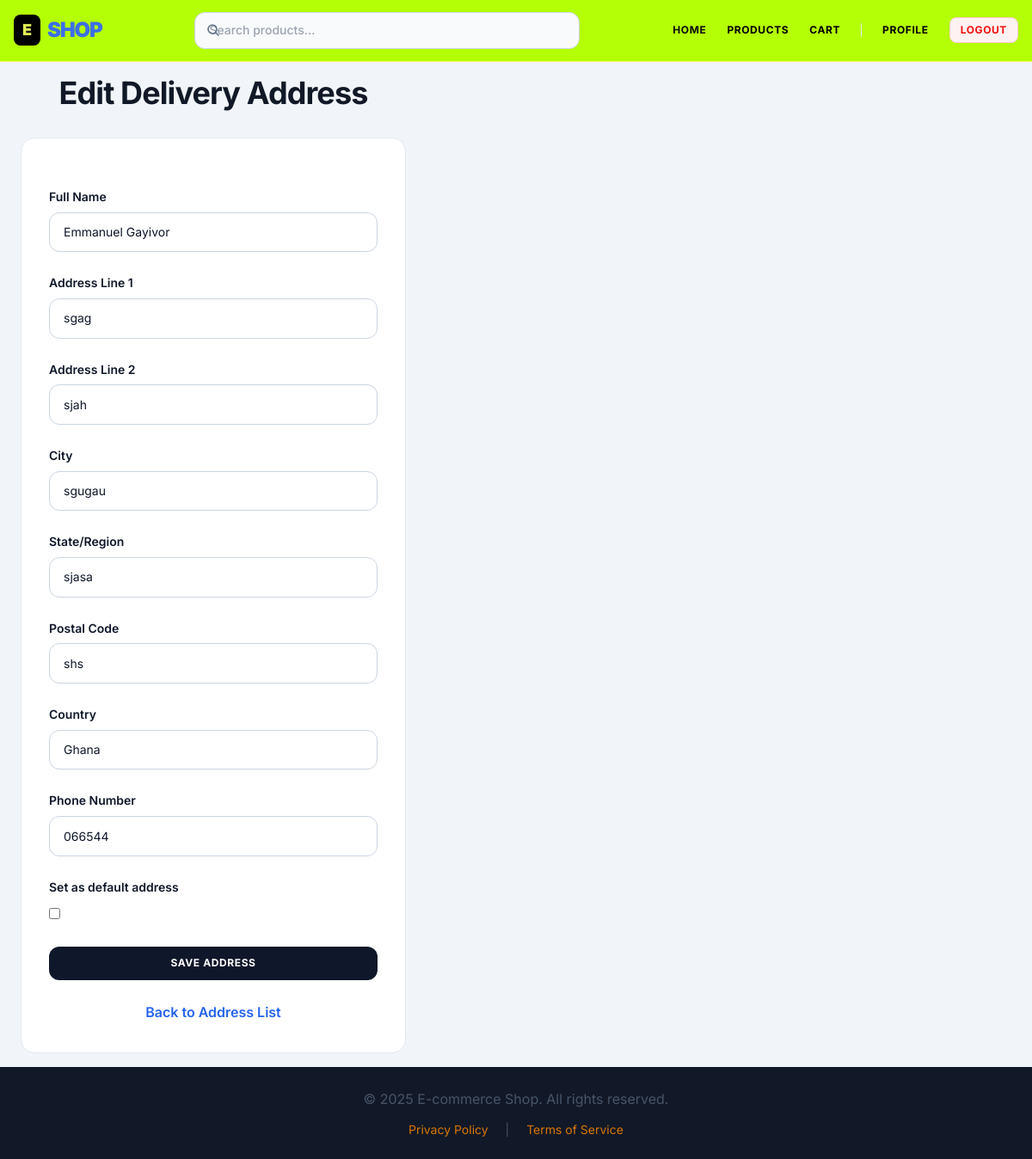
The page /orders/addresses/edit/4/ (signed in) on the database its author committed.
### apps/orders/models.py (models this page shows, shortened)
class ShippingAddress(models.Model):
    user = models.ForeignKey(settings.AUTH_USER_MODEL, on_delete=models.CASCADE, related_name='shipping_addresses', verbose_name="User")
    full_name = models.CharField(max_length=255, verbose_name="Full Name")
    address_line1 = models.CharField(max_length=255, verbose_name="Address Line 1")
    address_line2 = models.CharField(max_length=255, blank=True, null=True, verbose_name="Address Line 2")
    city = models.CharField(max_length=100, verbose_name="City")
    state = models.CharField(max_length=100, blank=True, null=True, verbose_name="State/Region")
    postal_code = models.CharField(max_length=20, blank=True, null=True, verbose_name="Postal Code")
    country = models.CharField(max_length=100, default="Ghana", verbose_name="Country")
    phone_number = models.CharField(max_length=20, verbose_name="Phone Number")
    is_default = models.BooleanField(default=False, verbose_name="Set as Default")
    class Meta:
        verbose_name = 'Shipping Address'
        verbose_name_plural = 'Shipping Addresses'
        unique_together = ('user', 'full_name', 'address_line1', 'city', 'country') # Prevent exact duplicate addresses for a user

### apps/orders/views.py (the view)
# urls.py: path('addresses/edit/<int:address_id>/', views.edit_address, name='edit_address'),
@login_required
def edit_address(request, address_id):
    address = get_object_or_404(ShippingAddress, id=address_id, user=request.user)
    if request.method == 'POST':
        form = ShippingAddressForm(request.POST, instance=address)
        if form.is_valid():
            form.save()
            messages.success(request, "Address updated successfully!")
            return redirect('orders:address_list')
        else:
            messages.error(request, "Please correct the errors in the form.")
    else:
        form = ShippingAddressForm(instance=address)
    return render(request, 'orders/address_form.html', {'form': form, 'form_title': 'Edit Delivery Address'})

### apps/orders/templates/orders/address_form.html (shortened to what this page needs)
{% extends 'base.html' %}
{% load static %}
{% block content %}
<div class="min-h-full-content flex-col items-start w-full max-w-md">
    <h1 class="text-4xl font-bold text-gray-900 mb-8 w-full text-center">{{ form_title }}</h1>
    <div class="w-full card p-8">
        <form method="post" class="space-y-6">
            {% for field in form %}
                <div class="form-group">
                    <label for="{{ field.id_for_label }}" class="form-label">
                        {{ field.label }}
                    </label>
                    {{ field }}
                </div>
            {% endfor %}
            <button type="submit" class="btn-primary w-full">Save Address</button>
        </form>
        <div class="mt-6 text-center">
            <a href="{% url 'orders:address_list' %}" class="text-blue-600 hover:underline font-semibold">Back to Address List</a>
        </div>
    </div>
</div>
{% endblock %}

### static/css/style.css (style rules this page uses)
:root { --primary-color: #0f172a; --primary-dark: #020617; --accent-color: #d97706; --success-color: #10B981; --text-dark: #0f172a; --text-medium: #475569; --text-light: #f8fafc; --bg-light: #f1f5f9; --bg-card: #FFFFFF; --border-color: #e2e8f0; --shadow-sm: rgba(0, 0, 0, 0.03); --shadow-md: rgba(15, 23, 42, 0.06); --shadow-lg: rgba(15, 23, 42, 0.08); --shadow-xl: rgba(15, 23, 42, 0.12); }
body { font-family: 'Inter', sans-serif; background-color: var(--bg-light); color: var(--text-medium); line-height: 1.7; -webkit-font-smoothing: antialiased; -moz-osx-font-smoothing: grayscale; }
.custom-bg { background-color: var(--bg-light); min-height: 100vh; }
.btn-primary { background-color: var(--primary-color) !important; background: var(--primary-color) !important; color: #ffffff !important; font-size: 0.75rem !important; font-weight: 700 !important; text-transform: uppercase !important; letter-spacing: 0.05em !important; padding: 0.6rem 1.2rem !important; border-radius: 0.75rem !important; border: none !important; box-shadow: var(--shadow-md) !important; transition: all 0.2s ease-in-out !important; cursor: pointer; display: inline-flex; align-items: center; justify-content: center; }
.card { background-color: var(--bg-card); padding: 2rem; border-radius: 1rem; border: 1px solid var(--border-color); box-shadow: var(--shadow-md); transition: all 0.2s ease-in-out; }
input[type="text"], input[type="email"], input[type="password"], input[type="search"], textarea, select { width: 100%; padding: 0.65rem 1rem; border: 1px solid #cbd5e1; border-radius: 0.75rem; background-color: #ffffff; color: var(--text-dark); font-size: 0.875rem; transition: all 0.15s ease-in-out; }
h1, h2, h3, h4, h5, h6 { font-family: 'Inter', sans-serif; font-weight: 800; color: var(--text-dark); letter-spacing: -0.025em; }
a { color: var(--accent-color); text-decoration: none; transition: color 0.2s ease; }
.min-h-full-content { min-height: calc(100vh - 140px); display: flex; align-items: center; justify-content: center; }
.form-group { margin-bottom: 1.5rem; }
.form-label { display: block; font-size: 0.875rem; font-weight: 600; color: var(--text-dark); margin-bottom: 0.375rem; }

### rows shown on the page
ShippingAddress: form "Emmanuel Gayivor" "sgag" "sjah" "sgugau" "sjasa" "shs" "Ghana" "066544"

### other values the page prints
{{ field.label }} "Full Name" "Address Line 1" "Address Line 2" "City" "State/Region" "Postal Code" "Country" "Phone Number" "Set as default address"
